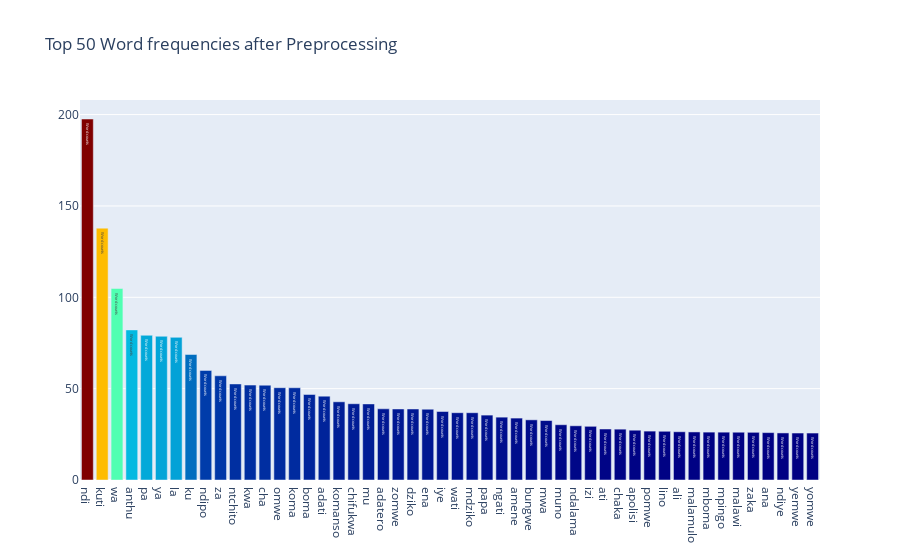
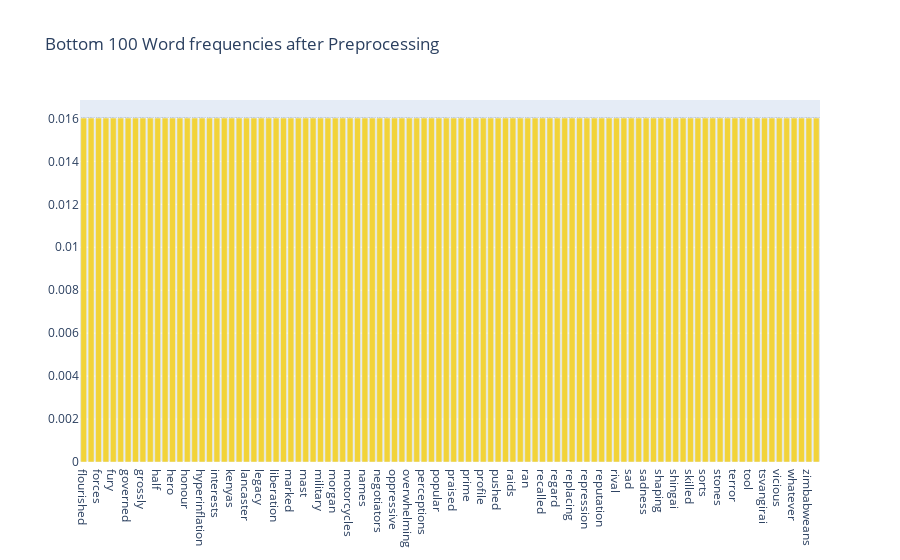

These figures' notebook cell, in order:
### Markdown cell above
**Revisiting our Term frequencies**

Having implemented our lemmatized count vectorizer, let us revist the plots for the term frquencies of the top 50 words (by frequency). As you can see from the plot, all our prior preprocessing efforts have not gone to waste. With the removal of stopwords, the remaining words seem much more meaningful where you can see that all the stopwords in the earlier term frequency plot

### Code cell
feature_names = tf_vectorizer.get_feature_names()
count_vec = np.asarray(tf.sum(axis=0)).ravel()
zipped = list(zip(feature_names, count_vec))
x, y = (list(x) for x in zip(*sorted(zipped, key=lambda x: x[1], reverse=True)))
# Now I want to extract out on the top 15 and bottom 15 words
Y = np.concatenate([y[0:15], y[-16:-1]])
X = np.concatenate([x[0:15], x[-16:-1]])

# Plotting the Plot.ly plot for the Top 50 word frequencies
data = [go.Bar(
            x = x[0:50],
            y = y[0:50],
            marker= dict(colorscale='Jet',
                         color = y[0:50]
                        ),
            text='Word counts'
    )]

layout = go.Layout(
    title='Top 50 Word frequencies after Preprocessing'
)

fig = go.Figure(data=data, layout=layout)

py.iplot(fig, filename='basic-bar')

# Plotting the Plot.ly plot for the Top 50 word frequencies
data = [go.Bar(
            x = x[-100:],
            y = y[-100:],
            marker= dict(colorscale='Portland',
                         color = y[-100:]
                        ),
            text='Word counts'
    )]

layout = go.Layout(
    title='Bottom 100 Word frequencies after Preprocessing'
)

fig = go.Figure(data=data, layout=layout)

py.iplot(fig, filename='basic-bar')

### Figure 1 — Plotly figure (JSON) as saved in the notebook; plotly's stock layout.template omitted (floating-point values rounded to 4 significant figures)
{"data": [{"marker": {"color": [197.6, 137.9, 104.8, 82.14, 79.22, 78.67, 78.09, 68.7, 59.99, 57.04, 52.58, 51.95, 51.89, 50.52, 50.48, 46.81, 45.9, 42.8, 41.75, 41.64, 38.96, 38.88, 38.87, 38.75, 37.49, 36.84, 36.83, 35.52, 34.4, 33.89, 32.93, 32.55, 30.25, 29.67, 29.39, 27.92, 27.82, 27.26, 26.76, 26.67, 26.4, 26.3, 26.21, 26.18, 26.15, 26.1, 25.94, 25.76, 25.71, 25.7], "colorscale": [[0, "rgb(0,0,131)"], [0.2, "rgb(0,60,170)"], [0.4, "rgb(5,255,255)"], [0.6, "rgb(255,255,0)"], [0.8, "rgb(250,0,0)"], [1, "rgb(128,0,0)"]]}, "text": "Word counts", "type": "bar", "x": ["ndi", "kuti", "wa", "anthu", "pa", "ya", "la", "ku", "ndipo", "za", "ntchito", "kwa", "cha", "omwe", "koma", "boma", "adati", "komanso", "chifukwa", "mu", "adatero", "zomwe", "dziko", "ena", "iye", "wati", "mdziko", "papa", "ngati", "amene", "bungwe", "mwa", "muno", "ndalama", "izi", "ati", "chaka", "apolisi", "pomwe", "lino", "ali", "malamulo", "mboma", "mpingo", "malawi", "zaka", "ana", "ndiye", "yemwe", "yomwe"], "y": [197.6, 137.9, 104.8, 82.14, 79.22, 78.67, 78.09, 68.7, 59.99, 57.04, 52.58, 51.95, 51.89, 50.52, 50.48, 46.81, 45.9, 42.8, 41.75, 41.64, 38.96, 38.88, 38.87, 38.75, 37.49, 36.84, 36.83, 35.52, 34.4, 33.89, 32.93, 32.55, 30.25, 29.67, 29.39, 27.92, 27.82, 27.26, 26.76, 26.67, 26.4, 26.3, 26.21, 26.18, 26.15, 26.1, 25.94, 25.76, 25.71, 25.7]}], "layout": {"title": {"text": "Top 50 Word frequencies after Preprocessing"}}}

### Figure 2 — Plotly figure (JSON) as saved in the notebook; plotly's stock layout.template omitted (floating-point values rounded to 4 significant figures)
{"data": [{"marker": {"color": [0.01601, 0.01601, 0.01601, 0.01601, 0.01601, 0.01601, 0.01601, 0.01601, 0.01601, 0.01601, 0.01601, 0.01601, 0.01601, 0.01601, 0.01601, 0.01601, 0.01601, 0.01601, 0.01601, 0.01601, 0.01601, 0.01601, 0.01601, 0.01601, 0.01601, 0.01601, 0.01601, 0.01601, 0.01601, 0.01601, 0.01601, 0.01601, 0.01601, 0.01601, 0.01601, 0.01601, 0.01601, 0.01601, 0.01601, 0.01601, 0.01601, 0.01601, 0.01601, 0.01601, 0.01601, 0.01601, 0.01601, 0.01601, 0.01601, 0.01601, 0.01601, 0.01601, 0.01601, 0.01601, 0.01601, 0.01601, 0.01601, 0.01601, 0.01601, 0.01601, 0.01601, 0.01601, 0.01601, 0.01601, 0.01601, 0.01601, 0.01601, 0.01601, 0.01601, 0.01601, 0.01601, 0.01601, 0.01601, 0.01601, 0.01601, 0.01601, 0.01601, 0.01601, 0.01601, 0.01601, 0.01601, 0.01601, 0.01601, 0.01601, 0.01601, 0.01601, 0.01601, 0.01601, 0.01601, 0.01601, 0.01601, 0.01601, 0.01601, 0.01601, 0.01601, 0.01601, 0.01601, 0.01601, 0.01601, 0.01601], "colorscale": [[0, "rgb(12,51,131)"], [0.25, "rgb(10,136,186)"], [0.5, "rgb(242,211,56)"], [0.75, "rgb(242,143,56)"], [1, "rgb(217,30,30)"]]}, "text": "Word counts", "type": "bar", "x": ["flourished", "flown", "forces", "founding", "fury", "got", "governed", "grooming", "grossly", "guerrilla", "half", "happening", "hero", "hold", "honour", "humiliated", "hyperinflation", "installing", "interests", "invaded", "kenyas", "kept", "lancaster", "largest", "legacy", "less", "liberation", "madgen", "marked", "marred", "mast", "mellowed", "military", "militias", "morgan", "mostly", "motorcycles", "mutodi", "names", "negotiator", "negotiators", "nerve", "oppressive", "ousted", "overwhelming", "passion", "perceptions", "politician", "popular", "powerful", "praised", "primarily", "prime", "probably", "profile", "promising", "pushed", "quickly", "raids", "ramaphosa", "ran", "reaction", "recalled", "reform", "regard", "remembered", "replacing", "reports", "repression", "republics", "reputation", "resulted", "rival", "ruthless", "sad", "saddened", "sadness", "shabbiest", "shaping", "sharing", "shingai", "singapores", "skilled", "slid", "sorts", "soured", "stones", "strongman", "terror", "threats", "tool", "tractors", "tsvangirai", "utmost", "vicious", "walden", "whatever", "window", "zimbabweans", "zimbabwes"], "y": [0.01601, 0.01601, 0.01601, 0.01601, 0.01601, 0.01601, 0.01601, 0.01601, 0.01601, 0.01601, 0.01601, 0.01601, 0.01601, 0.01601, 0.01601, 0.01601, 0.01601, 0.01601, 0.01601, 0.01601, 0.01601, 0.01601, 0.01601, 0.01601, 0.01601, 0.01601, 0.01601, 0.01601, 0.01601, 0.01601, 0.01601, 0.01601, 0.01601, 0.01601, 0.01601, 0.01601, 0.01601, 0.01601, 0.01601, 0.01601, 0.01601, 0.01601, 0.01601, 0.01601, 0.01601, 0.01601, 0.01601, 0.01601, 0.01601, 0.01601, 0.01601, 0.01601, 0.01601, 0.01601, 0.01601, 0.01601, 0.01601, 0.01601, 0.01601, 0.01601, 0.01601, 0.01601, 0.01601, 0.01601, 0.01601, 0.01601, 0.01601, 0.01601, 0.01601, 0.01601, 0.01601, 0.01601, 0.01601, 0.01601, 0.01601, 0.01601, 0.01601, 0.01601, 0.01601, 0.01601, 0.01601, 0.01601, 0.01601, 0.01601, 0.01601, 0.01601, 0.01601, 0.01601, 0.01601, 0.01601, 0.01601, 0.01601, 0.01601, 0.01601, 0.01601, 0.01601, 0.01601, 0.01601, 0.01601, 0.01601]}], "layout": {"title": {"text": "Bottom 100 Word frequencies after Preprocessing"}}}
